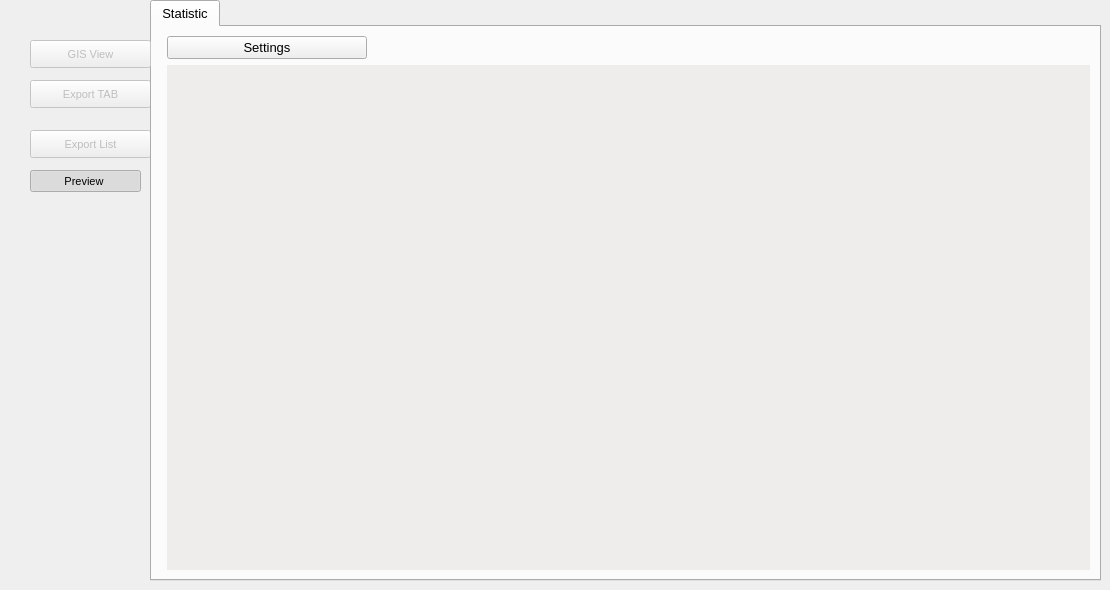
   <widget class="QWidget" name="tabWidgetPage3">
    <attribute name="title">
     <string>Tools</string>
    </attribute>
    <widget class="QPushButton" name="pushButton_exptab">
     <property name="enabled">
      <bool>false</bool>
     </property>
     <property name="geometry">
      <rect>
       <x>30</x>
       <y>80</y>
       <width>121</width>
       <height>28</height>
      </rect>
     </property>
     <property name="font">
      <font>
       <family>MS Shell Dlg 2</family>
       <pointsize>8</pointsize>
      </font>
     </property>
     <property name="text">
      <string>Export TAB</string>
     </property>
    </widget>
    <widget class="QPushButton" name="pushButton_explist">
     <property name="enabled">
      <bool>false</bool>
     </property>
     <property name="geometry">
      <rect>
       <x>30</x>
       <y>130</y>
       <width>121</width>
       <height>28</height>
      </rect>
     </property>
     <property name="font">
      <font>
       <family>MS Shell Dlg 2</family>
       <pointsize>8</pointsize>
      </font>
     </property>
     <property name="text">
      <string>Export List</string>
     </property>
     <property name="icon">
      <iconset resource="../../resources/resources.qrc">
       <normaloff>:/icons/sheet.png</normaloff>:/icons/sheet.png</iconset>
     </property>
    </widget>
    <widget class="QTabWidget" name="tabWidget_2">
     <property name="geometry">
      <rect>
       <x>150</x>
       <y>0</y>
       <width>951</width>
       <height>581</height>
      </rect>
     </property>
     <property name="font">
      <font>
       <family>MS Shell Dlg 2</family>
       <pointsize>10</pointsize>
       <weight>50</weight>
       <italic>false</italic>
       <bold>false</bold>
      </font>
     </property>
     <property name="currentIndex">
      <number>0</number>
     </property>
     <widget class="QWidget" name="tab_8">
      <attribute name="title">
       <string>Statistic</string>
      </attribute>
      <layout class="QFormLayout" name="formLayout_2">
       <property name="fieldGrowthPolicy">
        <enum>QFormLayout::AllNonFixedFieldsGrow</enum>
       </property>
       <item row="0" column="1">
        <widget class="QPushButton" name="pushButtonQuant">
         <property name="maximumSize">
          <size>
           <width>200</width>
           <height>16777215</height>
          </size>
         </property>
         <property name="text">
          <string>Settings</string>
         </property>
        </widget>
       </item>
       <item row="2" column="1">
        <widget class="Mplwidget" name="widget" native="true">
         <property name="sizePolicy">
          <sizepolicy hsizetype="Expanding" vsizetype="Expanding">
           <horstretch>0</horstretch>
           <verstretch>0</verstretch>
          </sizepolicy>
         </property>
         <property name="minimumSize">
          <size>
           <width>0</width>
           <height>460</height>
          </size>
         </property>
         <property name="styleSheet">
          <string notr="true">background-color: rgb(239, 236, 236);</string>
         </property>
        </widget>
       </item>
      </layout>
     </widget>
    </widget>
    <widget class="QPushButton" name="pushButton_gisview">
     <property name="enabled">
      <bool>false</bool>
     </property>
     <property name="geometry">
      <rect>
       <x>30</x>
       <y>40</y>
       <width>121</width>
       <height>28</height>
      </rect>
     </property>
     <property name="font">
      <font>
       <family>MS Shell Dlg 2</family>
       <pointsize>8</pointsize>
      </font>
     </property>
     <property name="text">
      <string>GIS View</string>
     </property>
    </widget>
    <widget class="QToolButton" name="toolButtonPreviewMedia">
     <property name="geometry">
      <rect>
       <x>30</x>
       <y>170</y>
       <width>111</width>
       <height>22</height>
      </rect>
     </property>
     <property name="font">
      <font>
       <family>MS Shell Dlg 2</family>
       <pointsize>8</pointsize>
      </font>
     </property>
     <property name="toolTip">
      <string/>
     </property>
     <property name="text">
      <string>Preview </string>
     </property>
     <property name="icon">
      <iconset>
       <normaloff>:/images/GIS.png</normaloff>:/images/GIS.png</iconset>
     </property>
     <property name="shortcut">
      <string>Ctrl+G</string>
     </property>
     <property name="checkable">
      <bool>true</bool>
     </property>
     <property name="checked">
      <bool>true</bool>
     </property>
     <property name="toolButtonStyle">
      <enum>Qt::ToolButtonTextOnly</enum>
     </property>
     <property name="arrowType">
      <enum>Qt::NoArrow</enum>
     </property>
    </widget>
   </widget>
